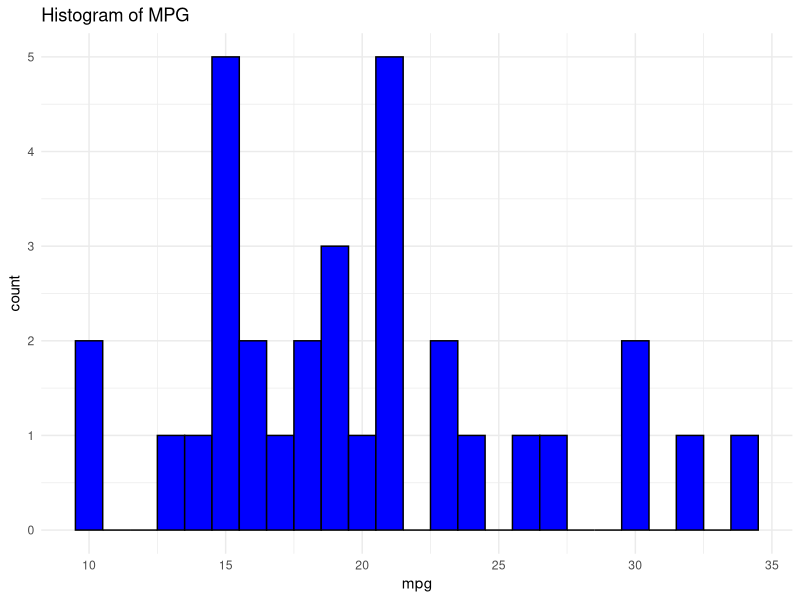
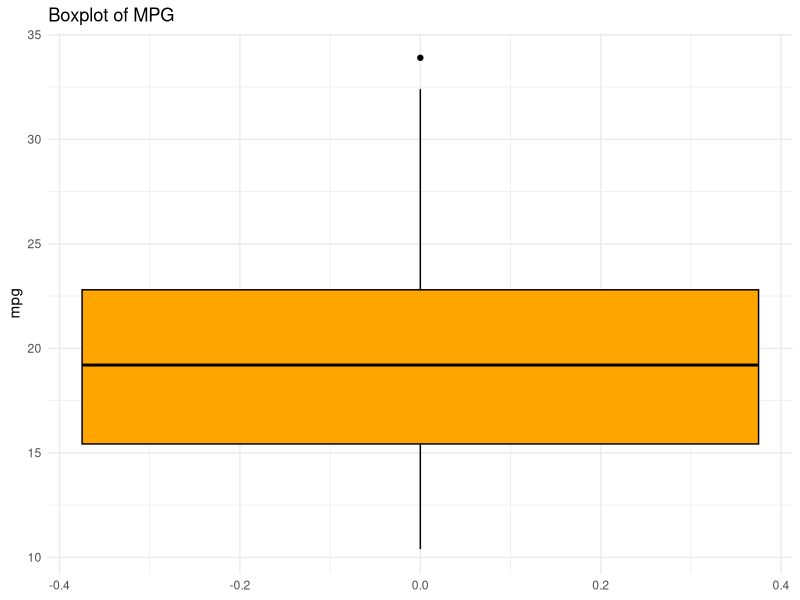
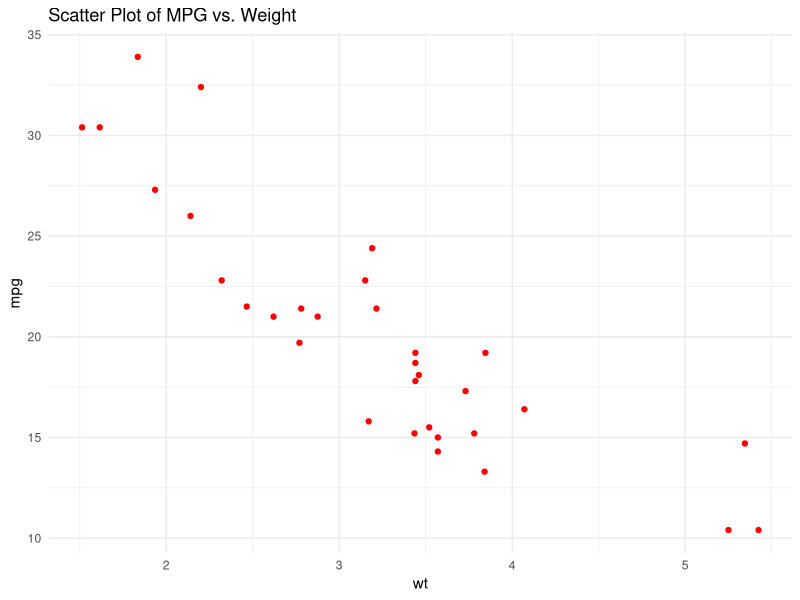

Write the R code that produced these figures, in order.
# Load necessary libraries
library(ggplot2)

# Using built-in dataset 'mtcars'
data("mtcars")

# Extract a series - let's use 'mpg' (Miles/(US) gallon)
mpg_data <- mtcars$mpg

# Transform data - here we'll just sort it for simplicity
sorted_mpg <- sort(mpg_data)

# Basic Histogram
ggplot(mtcars, aes(x=mpg)) +
  geom_histogram(binwidth=1, fill="blue", color="black") +
  theme_minimal() +
  ggtitle("Histogram of MPG")

# Boxplot
ggplot(mtcars, aes(y=mpg)) +
  geom_boxplot(fill="orange", color="black") +
  theme_minimal() +
  ggtitle("Boxplot of MPG")

# Scatter plot with another variable, for example 'wt' (weight)
ggplot(mtcars, aes(x=wt, y=mpg)) +
  geom_point(color="red") +
  theme_minimal() +
  ggtitle("Scatter Plot of MPG vs. Weight")
